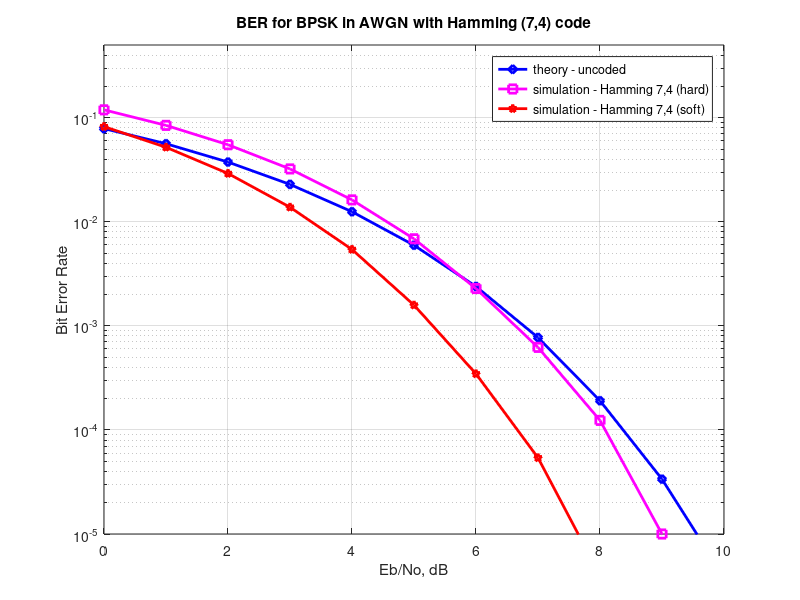

Source code (MATLAB):
clear
N = 2*10^6 ;% number of bits 

Eb_N0_dB =  [0:1:10]; % multiple Eb/N0 values
Ec_N0_dB = Eb_N0_dB - 10*log10(7/4);

h = [ 1   0   1 ;    1   1   1;    1   1   0;    0   1   1];
ht = [h ;eye(3)];
g = [eye(4) h];
synRef = [ 5 7 6 3  ];
bitIdx = [ 7 7 4 7 1 3 2].';

c_vec  = zeros(2^4,7);
for (kk = 0:2^4-1)
	m_vec = base2dec(dec2bin(kk,4).',2).';
	c_vec(kk+1,:) = mod(m_vec*g,2);
end

for yy = 1:length(Eb_N0_dB)

   % Transmitter
   ip = rand(1,N)>0.5; % generating 0,1 with equal probability
   
   % Hamming coding (7,4)
   ipM = reshape(ip,4,N/4).';
   ipC = mod(ipM*g,2);
   cip = reshape(ipC.',1,N/4*7);
   
   % Modulation
   s = 2*cip-1; % BPSK modulation 0 -> -1; 1 -> 0 

   % Channel - AWGN
   n = 1/sqrt(2)*[randn(size(cip)) + j*randn(size(cip))]; % white gaussian noise, 0dB variance 

   % Noise addition
   y = s + 10^(-Ec_N0_dB(yy)/20)*n; % additive white gaussian noise

   % Receiver 
   cipHard = real(y)>0; % hard decision

   % Hard decision Hamming decoder
   cipHardM    = reshape(cipHard,7,N/4).';
   syndrome    = mod(cipHardM*ht,2); % find the syndrome
   syndromeDec = sum(syndrome.*kron(ones(N/4,1),[4 2 1]),2); % converting the three bit syndrom to decimal
   syndromeDec(find(syndromeDec==0)) = 1; % to prevent simulation crash, assigning no error bits to parity
   bitCorrIdx  = bitIdx(syndromeDec); % find the bits to correct
   bitCorrIdx  = bitCorrIdx + [0:N/4-1].'*7; % finding the index in the array
   cipHard(bitCorrIdx) = ~cipHard(bitCorrIdx); % correcting bits
   idx = kron(ones(1,N/4),[1:4]) + kron([0:N/4-1]*7,ones(1,4)); % index of data bits
   ipHat_hard = cipHard(idx); % selecting data bits

   % Soft decision Hamming decoder
   cipSoftM    = reshape(real(y),7,N/4).';
   [val idx]   = max(cipSoftM*(2*c_vec.'-1),[],2);
   ipHat_soft  = base2dec(dec2bin(idx-1,4).'(:),2).';	
    
   % counting the errors
   nErr_hard(yy) = size(find([ip- ipHat_hard]),2);
   nErr_soft(yy) = size(find([ip- ipHat_soft]),2);

end


theoryBer = 0.5*erfc(sqrt(10.^(Eb_N0_dB/10))); % theoretical ber uncoded AWGN
simBer_hard    = nErr_hard/N;
simBer_soft    = nErr_soft/N;

close all
figure
semilogy(Eb_N0_dB,theoryBer,'bd-','LineWidth',2);
hold on
semilogy(Eb_N0_dB,simBer_hard,'ms-','LineWidth',2);
semilogy(Eb_N0_dB,simBer_soft,'rp-','LineWidth',2);
axis([0 10 10^-5 0.5])
grid on
legend('theory - uncoded', 'simulation - Hamming 7,4 (hard)','simulation - Hamming 7,4 (soft)');
xlabel('Eb/No, dB');
ylabel('Bit Error Rate');
title('BER for BPSK in AWGN with Hamming (7,4) code');

